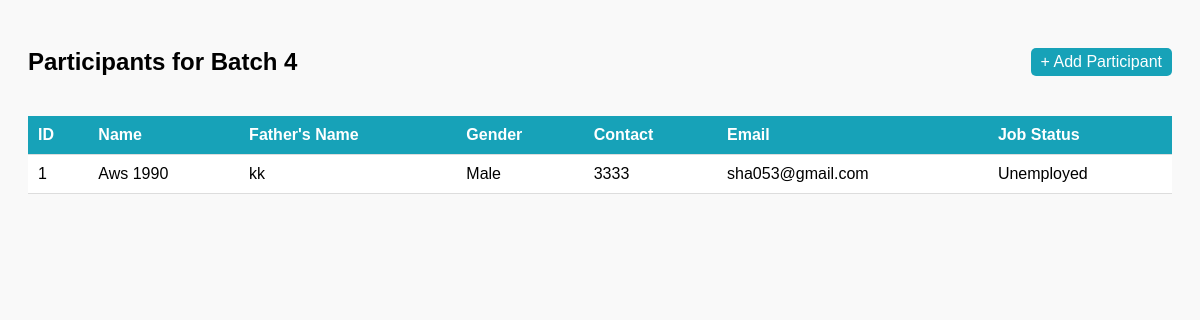
/batches/4/participants/, run on the app's committed database.
### batches/models.py (models this page shows, shortened)
class Batch(models.Model):
    id = models.AutoField(primary_key=True)
    Center_id = models.ForeignKey(Center, on_delete=models.CASCADE)
    Course_id = models.ForeignKey(Course, on_delete=models.CASCADE)
    Fiscal_year = models.CharField(max_length=10, default="N/A")  # <- default added
    Participant_target = models.IntegerField()
    Course_target = models.IntegerField()
    Proposed_start_date = models.DateField(null=True, blank=True)
    Proposed_end_date = models.DateField(null=True, blank=True)
    Actual_start_date = models.DateField(null=True, blank=True)
    Actual_end_date = models.DateField(null=True, blank=True)
    class Meta:
        db_table = "Batch_table"

### participants/models.py (models this page shows, shortened)
class Participant(models.Model):
    GENDER_CHOICES = [
        ("Male", "Male"),
        ("Female", "Female"),
    ]
    center_id = models.ForeignKey(Center, on_delete=models.CASCADE)
    course_id = models.ForeignKey(Course, on_delete=models.CASCADE)
    batch_id = models.ForeignKey(Batch, on_delete=models.CASCADE)
    name = models.CharField(max_length=255)
    father_name = models.CharField(max_length=255, blank=True, null=True)
    gender = models.CharField(max_length=10, choices=GENDER_CHOICES)
    nid = models.CharField(max_length=20, blank=True, null=True)
    birth_reg = models.CharField(max_length=20, blank=True, null=True)
    contact_number = models.CharField(max_length=20, blank=True, null=True)
    email = models.EmailField(blank=True, null=True)
    educational_qualification = models.CharField(max_length=255, blank=True, null=True)
    date_of_birth = models.DateField()
    job_status = models.CharField(max_length=255, default="Unemployed")
    class Meta:
        db_table = "Participant_table"

### batches/views.py (the view)
# urls.py: path("<int:pk>/participants/", views.BatchParticipantsView.as_view(), name="batch_participants"),
class BatchParticipantsView(View):
    template_name = "participants/participant_list.html"
    def get(self, request, pk):
        batch = get_object_or_404(Batch, pk=pk)
        participants = Participant.objects.filter(batch_id=batch)
        return render(request, self.template_name, {
            "batch": batch,
            "participants": participants
        })

### participants/templates/participants/participant_list.html (shortened to what this page needs)
<!DOCTYPE html>
<html>
<head>
</head>
<body>
    <div class="top-bar">
        <h2>Participants for Batch {{ batch.id }}</h2>
        <a href="{% url 'participants:participant_add_ajax' batch.id %}" class="button">+ Add Participant</a>
    </div>
    <table id="participantTable">
        <tr>
            <th>ID</th>
            <th>Name</th>
            <th>Father's Name</th>
            <th>Gender</th>
            <th>Contact</th>
            <th>Email</th>
            <th>Job Status</th>
        </tr>
        {% for p in participants %}
        <tr>
            <td>{{ p.id }}</td>
            <td>{{ p.name }}</td>
            <td>{{ p.father_name }}</td>
            <td>{{ p.gender }}</td>
            <td>{{ p.contact_number }}</td>
            <td>{{ p.email }}</td>
            <td>{{ p.job_status }}</td>
        </tr>
        {% empty %}
        <tr><td colspan="7">No participants found for this batch.</td></tr>
        {% endfor %}
    </table>
</body>
</html>

### participants/templates/participants/participant_list.html (style rules this page uses)
body { font-family: Arial, sans-serif; background: #f9f9f9; padding: 20px; }
table { width: 100%; border-collapse: collapse; background: white; }
th, td { padding: 10px; border-bottom: 1px solid #ddd; }
th { background: #17a2b8; color: white; text-align: left; }
a.button { background: #17a2b8; color: white; padding: 5px 10px; text-decoration: none; border-radius: 5px; }
.top-bar { display: flex; justify-content: space-between; align-items: center; margin-bottom: 20px; }

### data on the page
Batch: id "4"
Participant: id "1", name "Aws 1990", father_name "kk", gender "Male", contact_number "3333", email "sha053@gmail.com", job_status "Unemployed"
